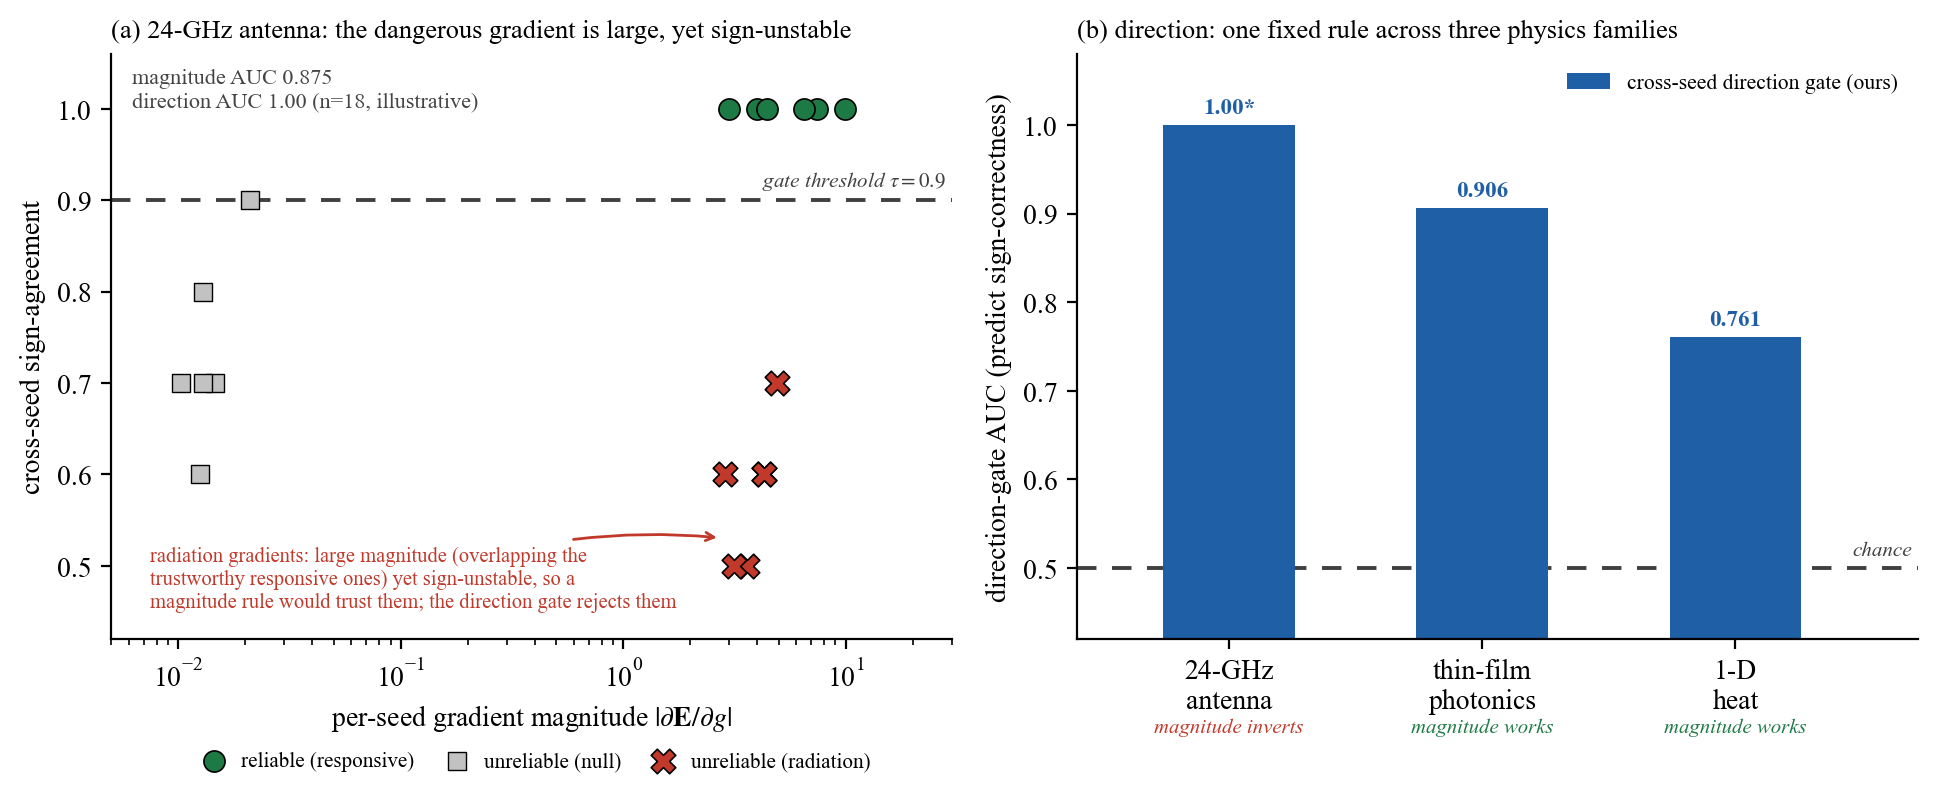

The script that saved this image:
# -*- coding: utf-8 -*-
# Core figure: DIRECTION is one fixed trust criterion across 3 physics families; MAGNITUDE is not
# (which magnitude regime is untrustworthy flips: large on the antenna, small on TMM and heat).
# (a) antenna: the dangerous radiation gradients are large yet sign-unstable -> a magnitude rule trusts them,
#     the direction gate rejects them. (b) direction works on all three oracles; a "trust large gradients"
#     magnitude rule works only where sign-wrong gradients happen to be small (TMM, heat) and inverts on the
#     antenna. All numbers are honest manuscript values; antenna direction AUC=1.00 is the degenerate n=18
#     small-sample value (labelled). No fabricated numbers.
import os
os.environ['KMP_DUPLICATE_LIB_OK'] = 'TRUE'
DIR = os.path.dirname(os.path.abspath(__file__))
import numpy as np
import matplotlib
matplotlib.use('Agg')
import matplotlib.pyplot as plt

plt.rcParams.update({
    'font.family': 'serif', 'font.serif': ['Times New Roman'],
    'mathtext.fontset': 'stix', 'pdf.fonttype': 42, 'ps.fonttype': 42,
    'axes.spines.top': False, 'axes.spines.right': False, 'font.size': 10,
})
NEU = '#444444'; SIG = '#1f5fa6'; ACC = '#c0392b'; GRN = '#1e7a45'

R = np.load(os.path.join(DIR, 'reliability.npz'))
mag = R['magnitude']; sa = R['sign_agree']
auc_mag_ant = float(R['auc_mag']); auc_dir_ant = float(R['auc_sign']); thr = float(R['thr'])
resp, null, rad = slice(0, 6), slice(6, 12), slice(12, 18)
dir_auc = {'antenna': auc_dir_ant, 'TMM': 0.906, 'heat': 0.761}  # cross-seed direction gate, 3 oracles

fig, (axA, axB) = plt.subplots(1, 2, figsize=(9.8, 4.15))
from matplotlib.transforms import offset_copy

# ---- Panel (a): antenna scatter, magnitude vs sign-agreement ----
axA.axhline(thr, ls=(0, (5, 4)), lw=1.4, color='#404040', zorder=1)
_trA = offset_copy(axA.get_yaxis_transform(), fig=fig, x=-2, y=3, units='points')
axA.text(1.0, thr, r'gate threshold $\tau=0.9$', transform=_trA,
         ha='right', va='bottom', fontsize=7.6, color='#404040', style='italic')
axA.scatter(mag[resp], sa[resp], s=58, marker='o', facecolor=GRN, edgecolor='k', lw=0.6,
            label='reliable (responsive)', zorder=3)
axA.scatter(mag[null], sa[null], s=46, marker='s', facecolor='#c2c2c2', edgecolor='k', lw=0.5,
            label='unreliable (null)', zorder=3)
axA.scatter(mag[rad], sa[rad], s=78, marker='X', facecolor=ACC, edgecolor='k', lw=0.6,
            label='unreliable (radiation)', zorder=4)
axA.set_xscale('log'); axA.set_ylim(0.42, 1.06); axA.set_xlim(5e-3, 30)
axA.set_xlabel(r'per-seed gradient magnitude $|\partial \mathbf{E}/\partial g|$')
axA.set_ylabel('cross-seed sign-agreement')
axA.set_title('(a) 24-GHz antenna: the dangerous gradient is large, yet sign-unstable', fontsize=9.5, loc='left')
axA.annotate('radiation gradients: large magnitude (overlapping the\ntrustworthy responsive ones) yet sign-unstable, so a\nmagnitude rule would trust them; the direction gate rejects them',
             xy=(float(mag[rad].min()), float(sa[rad].min()) + 0.03), xytext=(0.0075, 0.485),
             ha='left', va='center', fontsize=7.4, color=ACC,
             arrowprops=dict(arrowstyle='->', color=ACC, lw=1.0,
                             shrinkA=4, shrinkB=3, connectionstyle='arc3,rad=-0.12'))
axA.text(0.025, 0.975, f'magnitude AUC {auc_mag_ant:.3f}\ndirection AUC {auc_dir_ant:.2f} (n=18, illustrative)',
         transform=axA.transAxes, ha='left', va='top', fontsize=8.0, color=NEU)
axA.legend(fontsize=7.6, loc='upper center', frameon=False, ncol=3, bbox_to_anchor=(0.5, -0.16),
           handletextpad=0.3, columnspacing=1.0)

# ---- Panel (b): direction is one fixed rule across 3 oracles; magnitude's regime flips ----
oracles = ['24-GHz\nantenna', 'thin-film\nphotonics', '1-D\nheat']
dvals = [dir_auc['antenna'], dir_auc['TMM'], dir_auc['heat']]
x = np.arange(3); w = 0.52
axB.axhline(0.5, ls=(0, (5, 4)), lw=1.4, color='#404040', zorder=1)
_trB = offset_copy(axB.get_yaxis_transform(), fig=fig, x=-2, y=3, units='points')
axB.text(1.0, 0.5, 'chance', transform=_trB,
         ha='right', va='bottom', fontsize=7.6, color='#404040', style='italic')
bars = axB.bar(x, dvals, w, color=SIG, label='cross-seed direction gate (ours)')
axB.set_xticks(x); axB.set_xticklabels(oracles)
axB.set_xlim(-0.6, 2.72)  # extend right so right-aligned 'chance' label clears the 1-D heat bar
axB.set_ylim(0.42, 1.08)
axB.set_ylabel('direction-gate AUC (predict sign-correctness)')
axB.set_title('(b) direction: one fixed rule across three physics families', fontsize=9.5, loc='left')
for r, v, lab in zip(bars, dvals, ['1.00*', '0.906', '0.761']):
    axB.text(r.get_x() + r.get_width() / 2, v + 0.013, lab, ha='center', fontsize=8.4, color=SIG, fontweight='bold')
# magnitude "trust-large" rule verdict per oracle (the regime flip), below the axis
mag_verdict = [('magnitude inverts', ACC), ('magnitude works', GRN), ('magnitude works', GRN)]
for xi, (txt, col) in zip(x, mag_verdict):
    axB.text(xi, -0.135, txt, ha='center', va='top', fontsize=7.5, color=col, style='italic',
             transform=axB.get_xaxis_transform())
axB.legend(fontsize=7.8, loc='upper right', frameon=False)

fig.tight_layout()
fig.savefig(os.path.join(DIR, 'fig_refutation.pdf'), bbox_inches='tight')
fig.savefig(os.path.join(DIR, 'fig_refutation.png'), dpi=200, bbox_inches='tight')
try:
    from PIL import Image
    w0, h0 = Image.open(os.path.join(DIR, 'fig_refutation.png')).size
    print(f'saved fig_refutation: PNG {w0}x{h0}px | direction AUC antenna/TMM/heat = {dvals} | antenna mag-AUC {auc_mag_ant}')
except Exception:
    print('saved')
